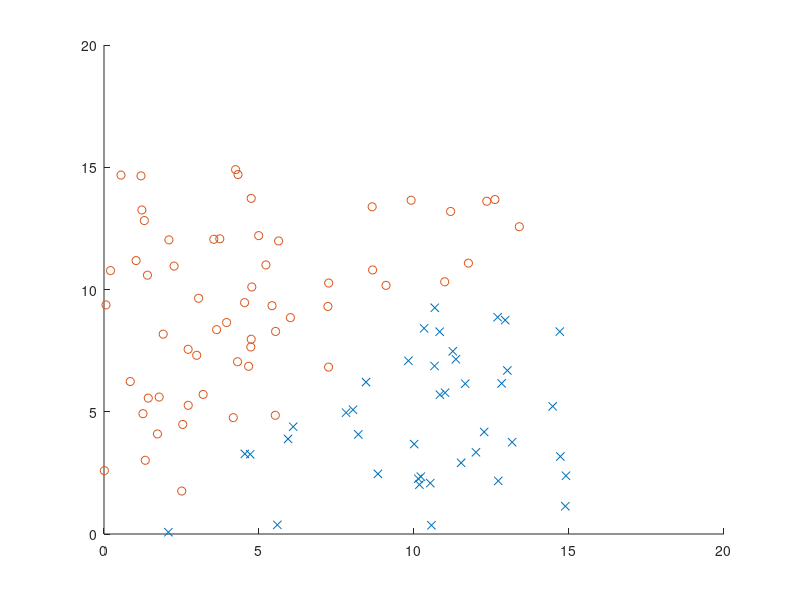

Recreate this plot in MATLAB. (Note: this script raises an error after producing the figure.)
function twoClassesClassificationSkeleton
    close all;
    separacion = 0.05;
    %D = 2, dimensionality of the input (temp and humidity)
    maxValX1 = 15;
    maxValX2 = 15;
    %two features, generated randomly
    x1 = maxValX1 * rand(100, 1);
    x2 = maxValX2 * rand(100, 1);
    X = [x1 x2]; %X(1,:) = x_1, ... etc
    % one sample per row
    c1 = 1;
    c2 = 1;
    t_i = 1;
    for i  = 1 : size(X, 1)
        Y(i, 1) = realDiscriminant(X(i, :)); 
        %If the distance from the real discriminant function is more than
        %5, is taken as a valid sample
        if(abs(Y(i, 1))> separacion)
            %a sample per row, of dimension D = 2
            %with dummy input
            Xd(t_i, :) = [1 X(i, :)];
            %the output of the discriminant surface with the sample as an
            %input its positive, then belongs to Class 1
            if(Y(i, 1)>0)            
                C1(c1, :) =  X(i, :);
                c1 = c1 + 1;
                T(t_i) = 0;
                t_i = t_i + 1;
            else           
                C2(c2, :) = X(i, :);
                c2 = c2 + 1;  
                T(t_i) = 1;
                t_i = t_i + 1;
            end
        end
    end
    %T is a column vector
    T = T';
    %plots the training samples
    figure; scatter(C1(:,1), C1(:, 2), 'x');
    hold on;
    scatter(C2(:,1), C2(:, 2));
    %Calculates the least squares weight array
    W = getW_leastSquares(Xd, T);
    %test 1
    for i = 1:size(C1, 1)
        yResC1(i) = getY(W, [1 C1(i, :)]);
    end
    
    for i = 1:size(C2, 1)
        yResC2(i) = getY(W, [1 C2(i, :)]);
    end
    %prueba con fisher
    C1n = [ones(size(C1, 1), 1) C1];
    C2n = [ones(size(C2, 1), 1) C2];
    %fisher evaluation
    Wfish = fisherDA(C1n, C2n);
    for i = 1:size(C1, 1)
        yResC1Fish(i) = getYFish(Wfish, C1n(i, :));
    end
    for i = 1:size(C2, 1)
        yResC2Fish(i) = getYFish(Wfish, C2n(i, :));
    end
    
    figure; 
    scatter(yResC1Fish, yResC1Fish, 'x');
    hold on;
    scatter(yResC2Fish, yResC2Fish);
    
    %prueba con perceptron
    %perceptron needs T to be -1 or 1, not 0 or 1, needs to be corrected
    numIter = 1000;
    Wperc = perceptronTraining(C1n, C2n, numIter);
    for i = 1:size(C1, 1)
        yResC1Perc(i) = perceptronActivationFunc(Wperc, C1n(i, :));
    end
    for i = 1:size(C2, 1)
        yResC2Perc(i) = perceptronActivationFunc(Wperc, C2n(i, :));
    end
end

%Implements the perceptron training algorithm
function W = perceptronTraining(C1n, C2n, numIter)
end

%activation function of the perceptron algorithm
function f = perceptronActivationFunc(W, x)
end

%C1 and C2 tagged data
%Implements the Fisher discriminant analysis
function w = fisherDA(C1, C2)
end

%Projects the given sample using the weight vector W
function y = getYFish(W, x)
end

%Evaluates the min squares classification algorithm
function y = getY(W, x)
    y = W' * x';
    %w0 is the threshold used for decision
    y = y - W(1)>0 ;
end

function W = getW_leastSquares(X, T)    
end

%function to approximate
function y = realDiscriminant(x)
    %y = 0 in x(1) = 0.5 and x(2)=0.5
    %w = [2 -2]
    y = 2 * x(1) - 2*x(2) - 2;
end
